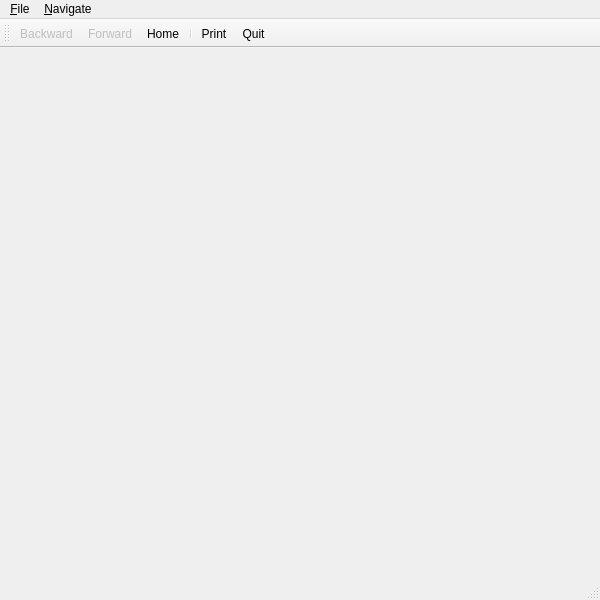
<?xml version="1.0" encoding="UTF-8"?>
<ui version="4.0">
 <class>HelpViewer</class>
 <widget class="QMainWindow" name="HelpViewer">
  <property name="enabled">
   <bool>true</bool>
  </property>
  <property name="geometry">
   <rect>
    <x>0</x>
    <y>0</y>
    <width>600</width>
    <height>600</height>
   </rect>
  </property>
  <property name="windowTitle">
   <string>Help Viewer[*]</string>
  </property>
  <property name="iconSize">
   <size>
    <width>22</width>
    <height>22</height>
   </size>
  </property>
  <widget class="QWidget" name="centralwidget"/>
  <widget class="QMenuBar" name="menubar">
   <property name="geometry">
    <rect>
     <x>0</x>
     <y>0</y>
     <width>600</width>
     <height>26</height>
    </rect>
   </property>
   <widget class="QMenu" name="menu_Navigate">
    <property name="title">
     <string>&amp;Navigate</string>
    </property>
    <addaction name="actionback"/>
    <addaction name="actionforward"/>
    <addaction name="actiongohome"/>
   </widget>
   <widget class="QMenu" name="menu_File">
    <property name="title">
     <string>&amp;File</string>
    </property>
    <addaction name="actionfileprint"/>
    <addaction name="separator"/>
    <addaction name="actionquit"/>
   </widget>
   <addaction name="menu_File"/>
   <addaction name="menu_Navigate"/>
  </widget>
  <widget class="QStatusBar" name="statusbar"/>
  <widget class="QToolBar" name="maintoolbar">
   <property name="windowTitle">
    <string>Main Toolbar</string>
   </property>
   <property name="orientation">
    <enum>Qt::Horizontal</enum>
   </property>
   <property name="iconSize">
    <size>
     <width>22</width>
     <height>22</height>
    </size>
   </property>
   <attribute name="toolBarArea">
    <enum>TopToolBarArea</enum>
   </attribute>
   <attribute name="toolBarBreak">
    <bool>false</bool>
   </attribute>
   <addaction name="actionback"/>
   <addaction name="actionforward"/>
   <addaction name="actiongohome"/>
   <addaction name="separator"/>
   <addaction name="actionfileprint"/>
   <addaction name="actionquit"/>
  </widget>
  <action name="actionback">
   <property name="enabled">
    <bool>false</bool>
   </property>
   <property name="icon">
    <iconset resource="../qbrew.qrc">
     <normaloff>:/pics/icons/go-previous.png</normaloff>:/pics/icons/go-previous.png</iconset>
   </property>
   <property name="text">
    <string>&amp;Backward</string>
   </property>
   <property name="statusTip">
    <string>Go to the previous page</string>
   </property>
   <property name="shortcut">
    <string>Alt+</string>
   </property>
  </action>
  <action name="actionforward">
   <property name="enabled">
    <bool>false</bool>
   </property>
   <property name="icon">
    <iconset resource="../qbrew.qrc">
     <normaloff>:/pics/icons/go-next.png</normaloff>:/pics/icons/go-next.png</iconset>
   </property>
   <property name="text">
    <string>&amp;Forward</string>
   </property>
   <property name="statusTip">
    <string>Go to the next page</string>
   </property>
   <property name="shortcut">
    <string>Alt+</string>
   </property>
  </action>
  <action name="actiongohome">
   <property name="icon">
    <iconset resource="../qbrew.qrc">
     <normaloff>:/pics/icons/go-home.png</normaloff>:/pics/icons/go-home.png</iconset>
   </property>
   <property name="text">
    <string>&amp;Home</string>
   </property>
   <property name="statusTip">
    <string>Go to the index page</string>
   </property>
   <property name="shortcut">
    <string>Ctrl+Home</string>
   </property>
  </action>
  <action name="actionfileprint">
   <property name="icon">
    <iconset resource="../qbrew.qrc">
     <normaloff>:/pics/icons/document-print.png</normaloff>:/pics/icons/document-print.png</iconset>
   </property>
   <property name="text">
    <string>&amp;Print...</string>
   </property>
   <property name="statusTip">
    <string>Print the document</string>
   </property>
   <property name="shortcut">
    <string>Ctrl+P</string>
   </property>
  </action>
  <action name="actionquit">
   <property name="icon">
    <iconset resource="../qbrew.qrc">
     <normaloff>:/pics/icons/application-exit.png</normaloff>:/pics/icons/application-exit.png</iconset>
   </property>
   <property name="text">
    <string>&amp;Quit</string>
   </property>
   <property name="statusTip">
    <string>Close the help viewer</string>
   </property>
   <property name="shortcut">
    <string>Ctrl+Q</string>
   </property>
  </action>
 </widget>
 <resources>
  <include location="../qbrew.qrc"/>
 </resources>
 <connections/>
</ui>
